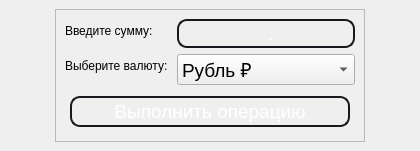
         <widget class="QWidget" name="cashPage">
          <property name="styleSheet">
           <string notr="true">QLabel{
	font: 14pt &quot;MS Shell Dlg 2&quot;;
}
QLineEdit {
	border: 2px solid #16191d;
	border-radius: 10px;
	background-color: transparent;
	color: #fff;
}
QLineEdit:hover{
	border: 2px solid blue;
}
QLineEdit:focus{
	border: 2px solid blue;
}
QPushButton{
	border: 2px solid #16191d;
	border-radius: 10px;
	background-color: transparent;
	color: #fff;
}
QPushButton:hover:!pressed
{
  border: 3px solid blue;
}</string>
          </property>
          <layout class="QHBoxLayout" name="horizontalLayout_7">
           <property name="spacing">
            <number>6</number>
           </property>
           <property name="leftMargin">
            <number>9</number>
           </property>
           <property name="topMargin">
            <number>9</number>
           </property>
           <property name="rightMargin">
            <number>9</number>
           </property>
           <property name="bottomMargin">
            <number>9</number>
           </property>
           <item>
            <widget class="QFrame" name="frame_22">
             <property name="frameShape">
              <enum>QFrame::StyledPanel</enum>
             </property>
             <property name="frameShadow">
              <enum>QFrame::Raised</enum>
             </property>
            </widget>
           </item>
           <item>
            <spacer name="horizontalSpacer_9">
             <property name="orientation">
              <enum>Qt::Horizontal</enum>
             </property>
             <property name="sizeHint" stdset="0">
              <size>
               <width>40</width>
               <height>20</height>
              </size>
             </property>
            </spacer>
           </item>
           <item>
            <widget class="QFrame" name="frame_24">
             <property name="frameShape">
              <enum>QFrame::StyledPanel</enum>
             </property>
             <property name="frameShadow">
              <enum>QFrame::Raised</enum>
             </property>
             <layout class="QFormLayout" name="formLayout_7">
              <item row="0" column="0">
               <widget class="QLabel" name="inputCashAmountLabel">
                <property name="text">
                 <string>Введите сумму: </string>
                </property>
               </widget>
              </item>
              <item row="0" column="1">
               <widget class="QLineEdit" name="inputAmountGetCash">
                <property name="font">
                 <font>
                  <pointsize>14</pointsize>
                 </font>
                </property>
                <property name="inputMask">
                 <string>9999.99</string>
                </property>
                <property name="alignment">
                 <set>Qt::AlignCenter</set>
                </property>
               </widget>
              </item>
              <item row="1" column="0">
               <widget class="QLabel" name="chooseCurrencyLabel">
                <property name="text">
                 <string>Выберите валюту: </string>
                </property>
               </widget>
              </item>
              <item row="1" column="1">
               <widget class="QComboBox" name="currencyCashComboBox">
                <property name="font">
                 <font>
                  <pointsize>14</pointsize>
                 </font>
                </property>
                <item>
                 <property name="text">
                  <string>Рубль ₽</string>
                 </property>
                </item>
                <item>
                 <property name="text">
                  <string>Доллар $</string>
                 </property>
                </item>
                <item>
                 <property name="text">
                  <string>Евро €</string>
                 </property>
                </item>
               </widget>
              </item>
              <item row="2" column="0" colspan="2">
               <widget class="QPushButton" name="getCashButton">
                <property name="font">
                 <font>
                  <pointsize>14</pointsize>
                 </font>
                </property>
                <property name="styleSheet">
                 <string notr="true">QPushButton{
	margin: 5px 5px;
	padding: 2px 2px;
}</string>
                </property>
                <property name="text">
                 <string>Выполнить операцию</string>
                </property>
                <property name="shortcut">
                 <string>Return</string>
                </property>
               </widget>
              </item>
             </layout>
            </widget>
           </item>
           <item>
            <spacer name="horizontalSpacer_10">
             <property name="orientation">
              <enum>Qt::Horizontal</enum>
             </property>
             <property name="sizeHint" stdset="0">
              <size>
               <width>40</width>
               <height>20</height>
              </size>
             </property>
            </spacer>
           </item>
           <item>
            <widget class="QFrame" name="frame_23">
             <property name="frameShape">
              <enum>QFrame::StyledPanel</enum>
             </property>
             <property name="frameShadow">
              <enum>QFrame::Raised</enum>
             </property>
            </widget>
           </item>
          </layout>
         </widget>
